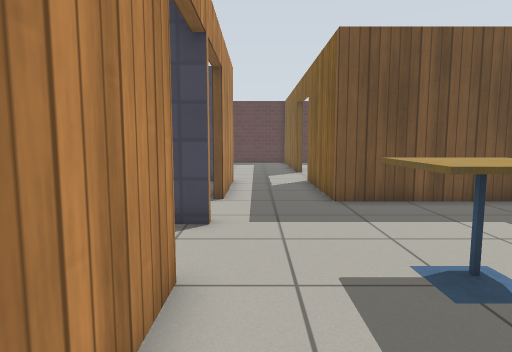
View 1 (above)

21 first-person views from a walk through a Gazebo world. The camera is 0.9 m above the floor, tilts 6° down and sees 75° across. The floor is counted in squares, 0.5 m on a side. Each view is taken from the middle of a square. On the plan, view 1 faces up. The plan holds only what a view shows up to about 17 squares ahead; the rest is blank. The robots in the file are not drawn. Simple patterns stand in for the simulator's built-in surfaces.

View 2
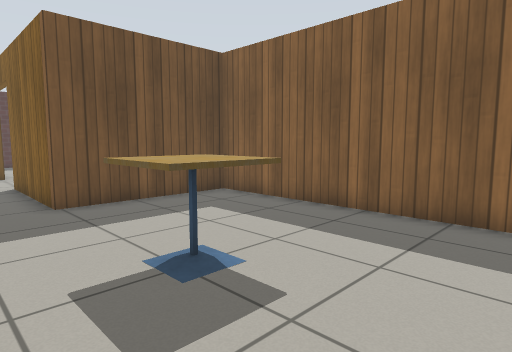

View 3
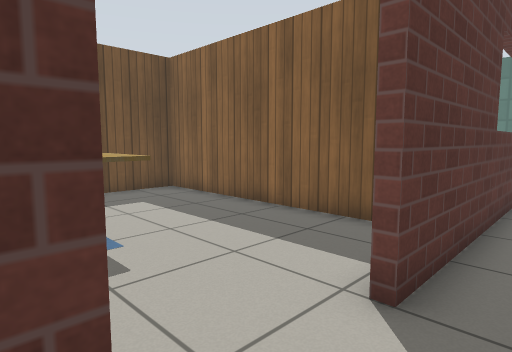

View 4
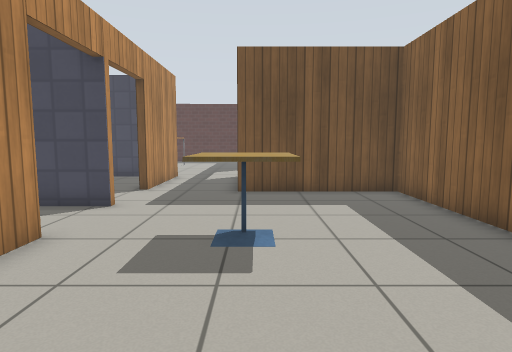

View 5
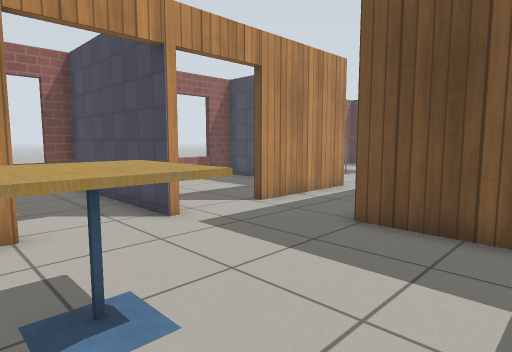

View 6
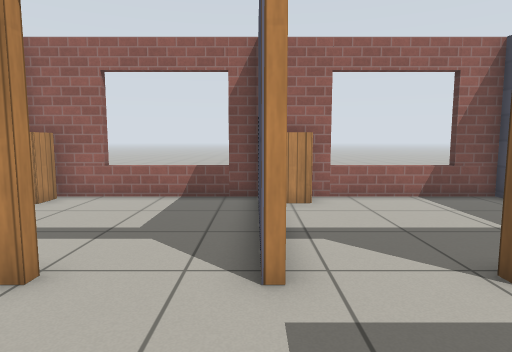

View 7
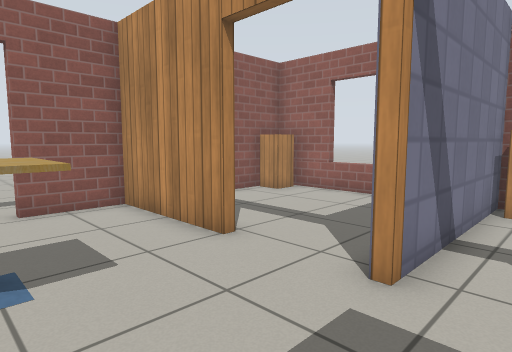

View 8
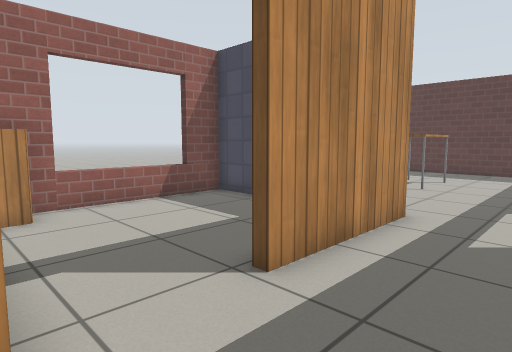

View 9
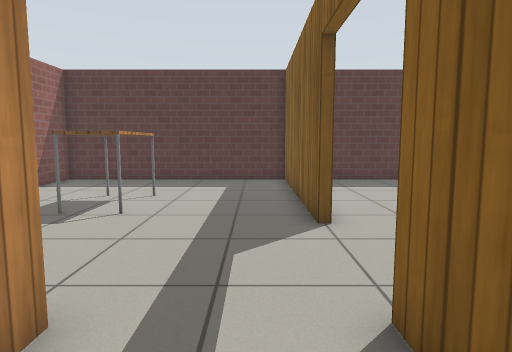

View 10
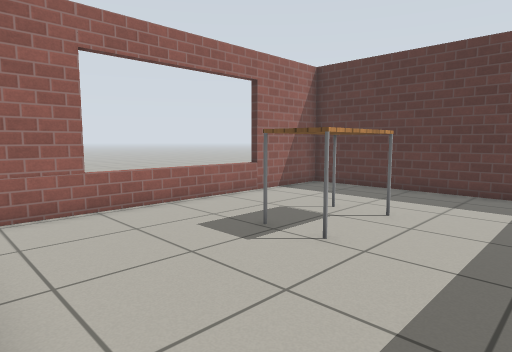

View 11
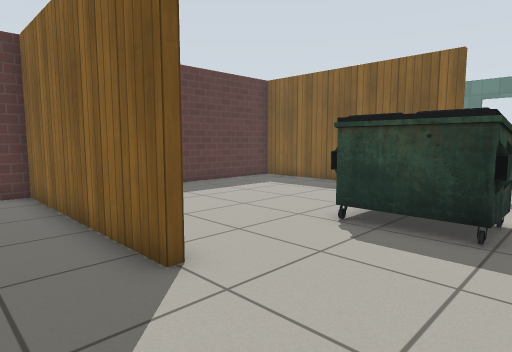

View 12
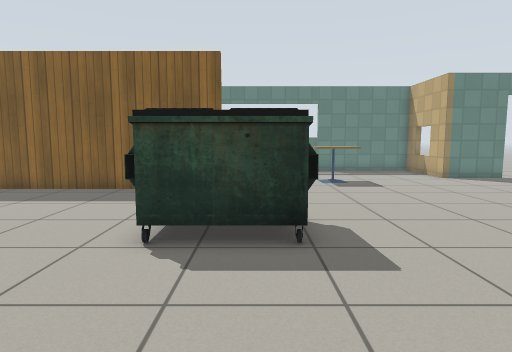

View 13
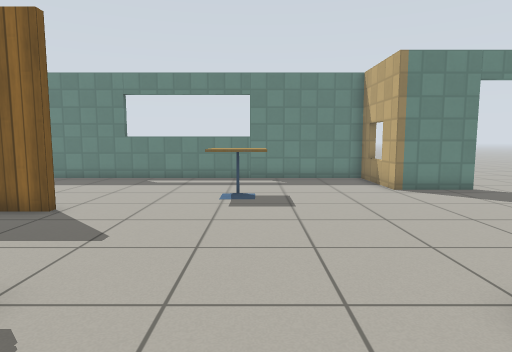

View 14
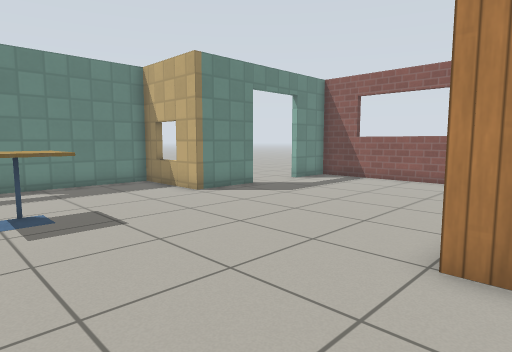

View 15
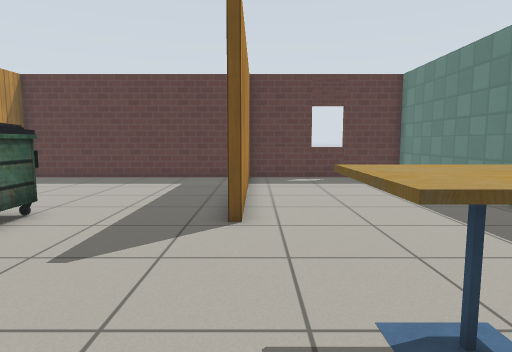

View 16
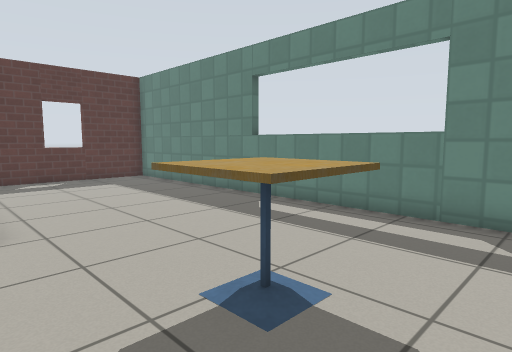

View 17
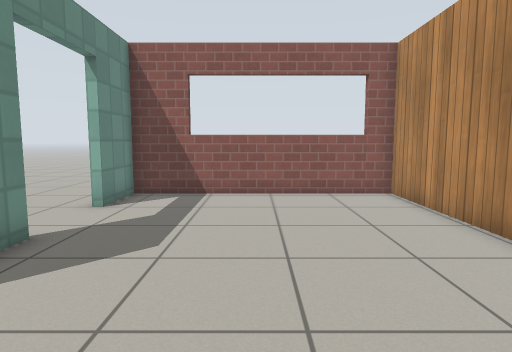

View 18
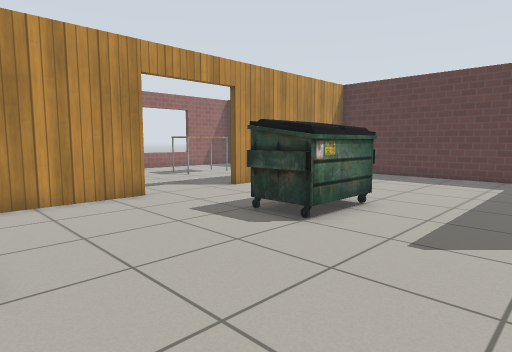

View 19
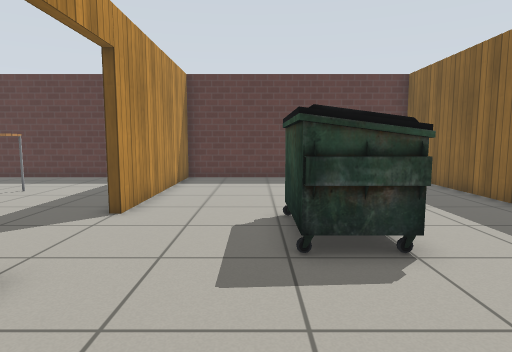

View 20
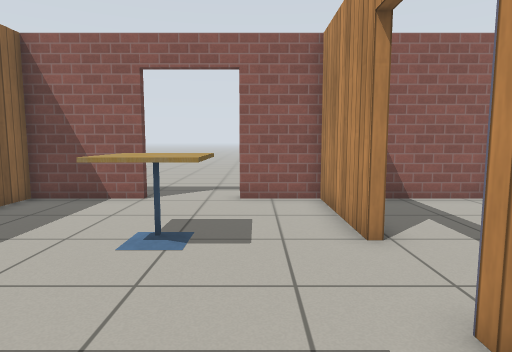

View 21
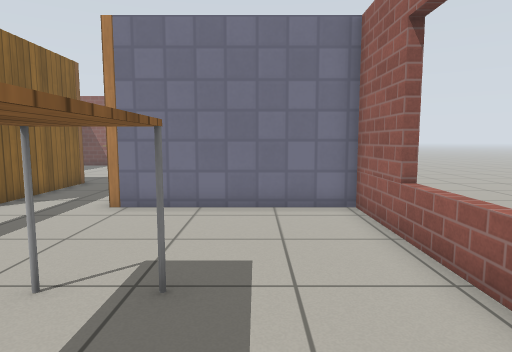

### Floor plan
Points are (right, up) in squares from view 1. A wall is a line through its corners. A room is listed if a view was taken in it or the views show most of it. See-through windows are left out.
Room 1 (views 1, 2, 5, 6, 7, 8, 9, 10, 11, 20)
walls: (-1, 4.1) (-1, -0.3) (1.6, -0.3); (4.5, -0.3) (8.1, -0.3) (8.1, 9.8) (2.4, 9.8) (2.4, 15.2); (-1, 15.1) (-1, 10.1)
ways out: open door at (3, -0.5) to room 2; opening at (0.5, 16) to room 3; open door at (-1, 7) to room 6
objects: cafe table (2, 3) to (3, 5)
Room 2 (views 3, 4)
walls: (1.6, -0.6) (1.1, -0.6); (11.9, -0.6) (4.5, -0.6)
ways out: open door at (3, -0.5) to room 1
Room 3 (views 12, 21)
walls: (2.4, 19.1) (2.4, 27.5) (-7.7, 27.5) (-7.7, 15.1) (-1, 15.1)
ways out: opening at (0.5, 16) to room 1; open door at (2.5, 17.5) to room 4
objects: table (-4, 20) to (-3, 23)
Room 4 (views 13, 14, 15, 16, 17, 18, 19)
walls: (13.4, 18.3) (13.4, 27.5) (2.7, 27.5) (2.7, 19.1); (7.5, 10.1) (8.4, 10.1); (13.7, 24.9) (13.7, 18.3); (2.7, 15.2) (2.7, 11.2); (13.7, 26.9) (13.7, 26.4); (8.3, 5.1) (8.3, -0.3) (17.2, -0.3) (17.2, 2); (17.2, 4.9) (17.2, 7.9) (21.1, 7.9) (21.1, 27.5) (13.7, 27.5); (15.2, -0.8) (15.2, -0.3)
ways out: open door at (2.5, 17.5) to room 3; open door at (17, 3.5)
objects: dumpster (7, 16) to (8, 19); cafe table (15, 13) to (16, 14)
Room 5 (no view inside)
walls: (-5.9, 14.8) (-7.7, 14.8) (-7.7, 7.4) (-1, 7.4); (-1.9, 14.8) (-4.2, 14.8)
objects: cabinet (-7, 8)
Room 6 (no view inside)
walls: (-1, 7.1) (-7.7, 7.1) (-7.7, -0.3) (-3, -0.3)
ways out: open door at (-1, 7) to room 1
objects: cabinet (-7, 0) to (-7, 1)

Positions as (right, up) in squares from view 1, and headings:
1: (0, 0), facing up
2: (0, 0), facing up-right
3: (1, -2), facing up-right
4: (3, -2), facing up
5: (6, 3), facing up-left
6: (3, 7), facing left
7: (3, 9), facing down-left
8: (2, 7), facing up-left
9: (1, 12), facing up
10: (1, 15), facing up-left
11: (0, 15), facing up-right
12: (1, 17), facing right
13: (5, 13), facing right
14: (7, 15), facing down-right
15: (14, 11), facing up
16: (13, 11), facing up-right
17: (13, 11), facing down
18: (13, 10), facing up-left
19: (6, 11), facing up
20: (1, 10), facing down
21: (-5, 24), facing down
